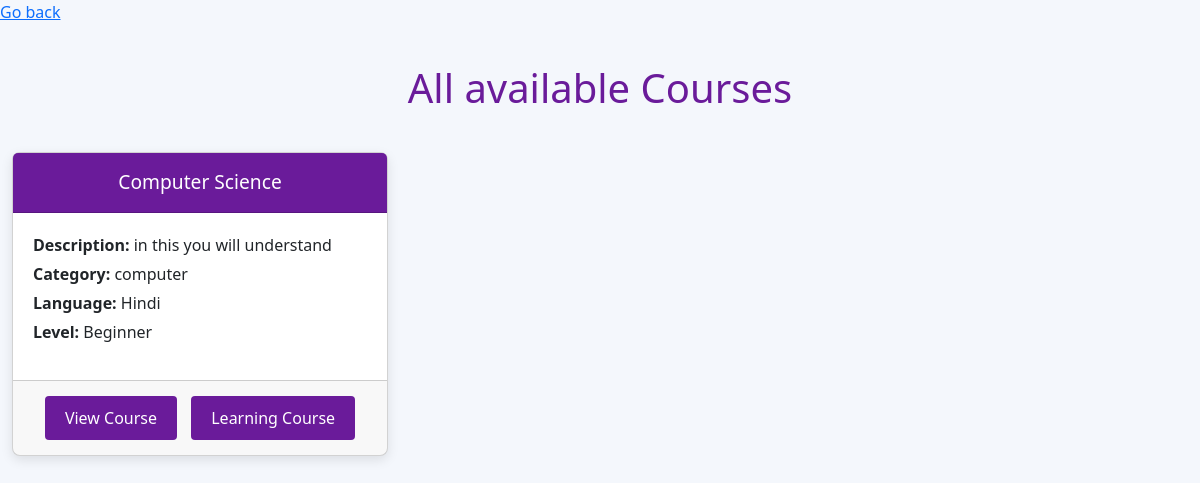
/all_courses (signed in), run on the app's committed database.
### models/user.py (models this page shows)
class Course(db.Model):
    id = db.Column(db.Integer, primary_key=True)
    name = db.Column(db.String(100), nullable=False)
    description = db.Column(db.Text, nullable=False)
    category = db.Column(db.String(50), nullable = False)
    language = db.Column(db.String(10), default='en')
    level = db.Column(db.String(50), nullable=False)
    modules = db.relationship('Module', backref='course_modules', lazy='subquery', cascade="all, delete-orphan")
    quizzes = db.relationship('Quiz', backref='course', lazy='dynamic', cascade='all, delete-orphan')
    progress = db.relationship('Progress', back_populates='course', lazy='dynamic')
    notes = db.relationship('Note', backref='course', lazy='dynamic',cascade='all, delete-orphan')
    quiz_attempts = db.relationship("QuizAttempt", backref="quiz_course", lazy="dynamic")
    mentors = db.relationship('Mentor', secondary=mentor_course_association, back_populates='courses')

### app.py (the view)
@csrf.exempt
@app.route('/all_courses', methods=['GET', 'POST'])
@login_required
def all_course():
    courses = Course.query.all()
    print("Current role:", current_user.role)
    user = User.query.filter_by(email=current_user.email).first()
    mentor = Mentor.query.filter_by(email=current_user.email).first()
    if current_user.role.strip().lower() == 'student':
        return render_template('user_view_courses.html', courses=courses, user=user)
    return render_template('view_courses.html', courses=courses,user=user,mentor=mentor)

### app.py (called while the page is built)
@login_manager.user_loader
def load_user(user_id):
    user_type = session.get('user_type')  # Get user type from session
    if user_type == 'mentor':
        return db.session.get(Mentor, (user_id))
    elif user_type == 'student':
        return db.session.get(User, int(user_id))
    return None

### templates/user_view_courses.html (shortened to what this page needs)
<!DOCTYPE html>
<html lang="en">
<head>
    <link href="https://cdn.jsdelivr.net/npm/bootstrap@5.3.0/dist/css/bootstrap.min.css" rel="stylesheet">
</head>
<body>
    <navbar>
        <a href="{{ url_for('dashboard', id=user.id) }}">Go back</a>
    </navbar>
    <div class="container">
        <h1>All available Courses</h1>
        <div class="row">
            {% for course in courses %}
            <div class="col-md-4">
                <div class="card">
                    <div class="card-header">
                        {{ course.name }}
                    </div>
                    <div class="card-body">
                        <ul>
                            <li><strong>Description:</strong> {{ course.description }}</li>
                            <li><strong>Category:</strong> {{ course.category }}</li>
                            <li><strong>Language:</strong> {{ course.language }}</li>
                            <li><strong>Level:</strong> {{ course.level }}</li>
                        </ul>
                    </div>
                    <div class="card-footer">
                        <a href="{{ url_for('view_course', id=course['id']) }}" class="btn">View Course</a>
                        <a href="{{ url_for('learnCourse' , id =course['id']) }}" class="btn">Learning Course</a>
                    </div>
                </div>
            </div>
            {% endfor %}
        </div>
    </div>
</body>
</html>

### templates/user_view_courses.html (style rules this page uses)
body { background-color: #f4f7fc; color: #333; }
.container { max-width: 1200px; margin-top: 40px; }
h1 { text-align: center; color: #6a1b9a; margin-bottom: 40px; }
.card { border-radius: 8px; box-shadow: 0 4px 12px rgba(0, 0, 0, 0.1); margin-bottom: 30px; }
.card-header { background-color: #6a1b9a; color: white; font-size: 1.2rem; text-align: center; padding: 15px; }
.card-body { padding: 20px; }
.card-footer { text-align: center; padding: 10px; }
.btn { background-color: #6a1b9a; color: white; border: none; padding: 10px 20px; margin: 5px; border-radius: 4px; transition: background-color 0.3s ease; }
.card-footer a { color: white; text-decoration: none; }
ul { list-style: none; padding: 0; }
li { margin-bottom: 5px; }

### data on the page
Course: name "Computer Science", description "in this you will understand", category "computer", language "Hindi", level "Beginner"
